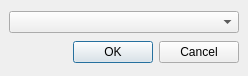
<ui version="4.0" >
 <class>ColorSchemaDialog</class>
 <widget class="QDialog" name="ColorSchemaDialog" >
  <property name="windowModality" >
   <enum>Qt::NonModal</enum>
  </property>
  <property name="geometry" >
   <rect>
    <x>0</x>
    <y>0</y>
    <width>248</width>
    <height>76</height>
   </rect>
  </property>
  <property name="windowTitle" >
   <string>Change Color Schema</string>
  </property>
  <layout class="QVBoxLayout" >
   <property name="margin" >
    <number>9</number>
   </property>
   <property name="spacing" >
    <number>6</number>
   </property>
   <item>
    <widget class="QComboBox" name="colorSchemaCombo" />
   </item>
   <item>
    <widget class="QDialogButtonBox" name="buttonBox" >
     <property name="orientation" >
      <enum>Qt::Horizontal</enum>
     </property>
     <property name="standardButtons" >
      <set>QDialogButtonBox::Cancel|QDialogButtonBox::NoButton|QDialogButtonBox::Ok</set>
     </property>
    </widget>
   </item>
  </layout>
 </widget>
 <resources/>
 <connections>
  <connection>
   <sender>buttonBox</sender>
   <signal>accepted()</signal>
   <receiver>ColorSchemaDialog</receiver>
   <slot>accept()</slot>
   <hints>
    <hint type="sourcelabel" >
     <x>248</x>
     <y>254</y>
    </hint>
    <hint type="destinationlabel" >
     <x>157</x>
     <y>274</y>
    </hint>
   </hints>
  </connection>
  <connection>
   <sender>buttonBox</sender>
   <signal>rejected()</signal>
   <receiver>ColorSchemaDialog</receiver>
   <slot>reject()</slot>
   <hints>
    <hint type="sourcelabel" >
     <x>316</x>
     <y>260</y>
    </hint>
    <hint type="destinationlabel" >
     <x>286</x>
     <y>274</y>
    </hint>
   </hints>
  </connection>
 </connections>
</ui>
